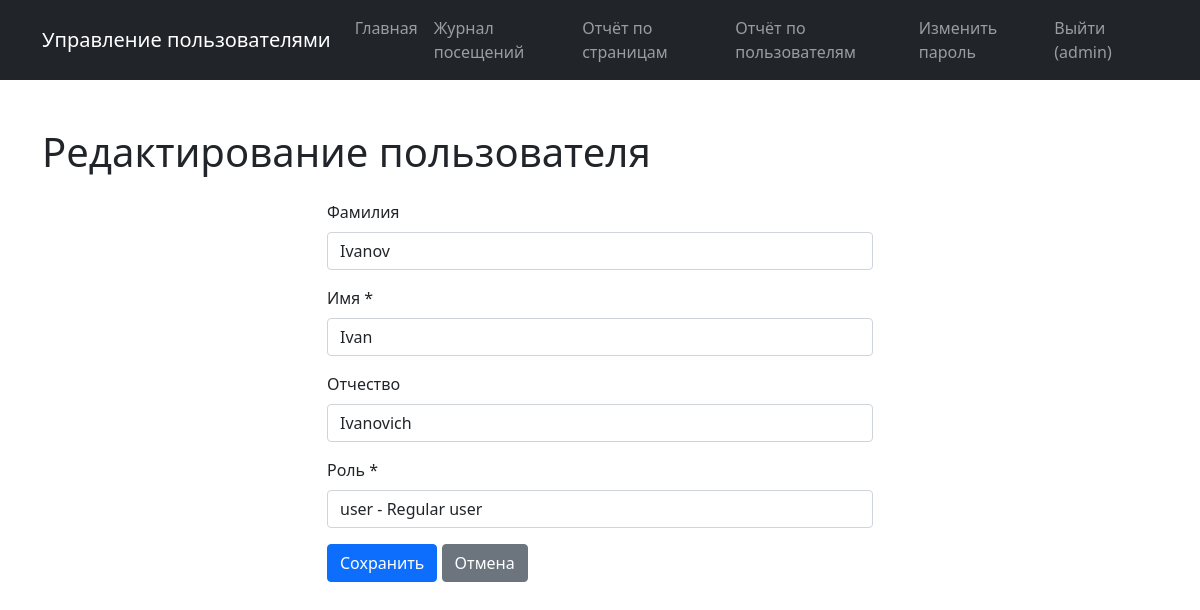
The app's page /user/3/edit/ (signed in) with its own data.
### tables this page shows
CREATE TABLE users (
            id INTEGER PRIMARY KEY AUTOINCREMENT,
            login TEXT NOT NULL UNIQUE,
            password_hash TEXT NOT NULL,
            last_name TEXT,
            first_name TEXT NOT NULL,
            middle_name TEXT,
            role_id INTEGER,
            created_at TIMESTAMP DEFAULT CURRENT_TIMESTAMP,
            FOREIGN KEY (role_id) REFERENCES roles (id)
        );

CREATE TABLE roles (
            id INTEGER PRIMARY KEY AUTOINCREMENT,
            name TEXT NOT NULL UNIQUE,
            description TEXT
        );

### app.py (the view, shortened to what this page needs)
@app.route('/user/<int:user_id>/edit/', methods=['GET', 'POST'])
@login_required
def user_edit(user_id):
    user = models.get_user_by_id(user_id)
    if not user:
        flash('Пользователь не найден', 'danger')
        return redirect(url_for('index'))
    user_data = models.get_user_by_id(current_user.id)
    user_role = user_data['role_name'] if user_data else None
    if user_role != 'admin' and user_id != current_user.id:
        flash('У вас недостаточно прав для доступа к данной странице.', 'danger')
        return redirect(url_for('index'))
    roles = models.get_all_roles()
    errors = {}
    is_admin = (user_role == 'admin')
    form_data = {
        'last_name': user['last_name'] or '',
        'first_name': user['first_name'],
        'middle_name': user['middle_name'] or '',
        'role_id': str(user['role_id']) if user['role_id'] and is_admin else ''
    }
    return render_template('user_form.html',
                         user=user,
                         roles=roles,
                         form_data=form_data,
                         errors=errors,
                         is_admin=is_admin)

### app.py (called while the page is built)
@login_manager.user_loader
def load_user(user_id):
    user_data = models.get_user_by_id(user_id)
    if user_data:
        return User(user_data)
    return None

@app.before_request
def log_visit():
    if request.endpoint and not request.endpoint.startswith('static'):
        path = request.path
        user_id = current_user.id if current_user.is_authenticated else None
        models.add_visit_log(path, user_id)

@app.context_processor
def utility_processor():
    user_data = None
    user_role = None
    if current_user.is_authenticated:
        user_data = models.get_user_by_id(current_user.id)
        user_role = user_data['role_name'] if user_data else None
    return {
        'is_authenticated': current_user.is_authenticated,
        'user_role': user_role,
        'current_user_id': current_user.id if current_user.is_authenticated else None
    }

### models.py (called while the page is built)
def get_db():
    conn = sqlite3.connect(DATABASE)
    conn.row_factory = sqlite3.Row
    return conn

def get_user_by_id(user_id):
    conn = get_db()
    user = conn.execute('''
        SELECT u.*, r.name as role_name, r.description as role_description
        FROM users u
        LEFT JOIN roles r ON u.role_id = r.id
        WHERE u.id = ?
    ''', (user_id,)).fetchone()
    conn.close()
    return user

def get_all_roles():
    conn = get_db()
    roles = conn.execute('SELECT * FROM roles').fetchall()
    conn.close()
    return roles

def add_visit_log(path, user_id):
    conn = get_db()
    cursor = conn.cursor()
    try:
        cursor.execute('''
            INSERT INTO visit_logs (path, user_id)
            VALUES (?, ?)
        ''', (path, user_id))
        conn.commit()
        return True, None
    except Exception as e:
        return False, str(e)
    finally:
        conn.close()

### templates/user_form.html (shortened to what this page needs)
{% extends 'base.html' %}
{% block content %}
<h1 class="my-4">{% if user %}Редактирование пользователя{% else %}Создание пользователя{% endif %}</h1>
<div class="row justify-content-center">
    <div class="col-md-6">
        <form method="post">
            <div class="mb-3">
                <label class="form-label">Фамилия</label>
                <input type="text" name="last_name" class="form-control" value="{{ form_data.last_name or '' }}">
            </div>
            <div class="mb-3">
                <label class="form-label">Имя *</label>
                <input type="text" name="first_name" class="form-control {% if errors.first_name %}is-invalid{% endif %}"
                       value="{{ form_data.first_name or '' }}" required>
            </div>
            <div class="mb-3">
                <label class="form-label">Отчество</label>
                <input type="text" name="middle_name" class="form-control" value="{{ form_data.middle_name or '' }}">
            </div>
            <div class="mb-3">
                <label class="form-label">Роль *</label>
                <select name="role_id" class="form-control {% if errors.role_id %}is-invalid{% endif %}" required>
                    {% for role in roles %}
                        <option value="{{ role.id }}" {% if form_data.role_id|string == role.id|string %}selected{% endif %}>
                            {{ role.name }} - {{ role.description or '' }}
                        </option>
                    {% endfor %}
                </select>
            </div>
            <button type="submit" class="btn btn-primary">Сохранить</button>
            <a href="{{ url_for('index') }}" class="btn btn-secondary">Отмена</a>
        </form>
    </div>
</div>
{% endblock %}

### templates/base.html (shortened to what this page needs)
<!DOCTYPE html>
<html lang="ru">
<head>
    <link href="https://cdn.jsdelivr.net/npm/bootstrap@5.0.2/dist/css/bootstrap.min.css" rel="stylesheet">
    <link rel="stylesheet" href="{{ url_for('static', filename='styles.css') }}">
</head>
<body>
    <nav class="navbar navbar-expand-lg navbar-dark bg-dark">
        <div class="container">
            <a class="navbar-brand" href="{{ url_for('index') }}">Управление пользователями</a>
            <div class="collapse navbar-collapse">
                <ul class="navbar-nav ms-auto">
                    <li class="nav-item"><a class="nav-link" href="{{ url_for('index') }}">Главная</a></li>
                    {% if is_authenticated %}
                        <li class="nav-item"><a class="nav-link" href="{{ url_for('reports.visit_logs') }}">Журнал посещений</a></li>
                        {% if user_role == 'admin' %}
                            <li class="nav-item"><a class="nav-link" href="{{ url_for('reports.report_pages') }}">Отчёт по страницам</a></li>
                            <li class="nav-item"><a class="nav-link" href="{{ url_for('reports.report_users') }}">Отчёт по пользователям</a></li>
                        {% endif %}
                        <li class="nav-item"><a class="nav-link" href="{{ url_for('change_password') }}">Изменить пароль</a></li>
                        <li class="nav-item"><a class="nav-link" href="{{ url_for('logout') }}">Выйти ({{ current_user.login }})</a></li>
                    {% else %}
                        <li class="nav-item"><a class="nav-link" href="{{ url_for('login') }}">Войти</a></li>
                    {% endif %}
                </ul>
            </div>
        </div>
    </nav>
    <main class="container my-4">
        {% block content %}{% endblock %}
    </main>
</body>
</html>

### static/styles.css (style rules this page uses)
body { min-height: 100vh; display: flex; flex-direction: column; }

### records on screen
users: login "admin"
users: last_name "Ivanov", first_name "Ivan", middle_name "Ivanovich", role_id "user - Regular user"
